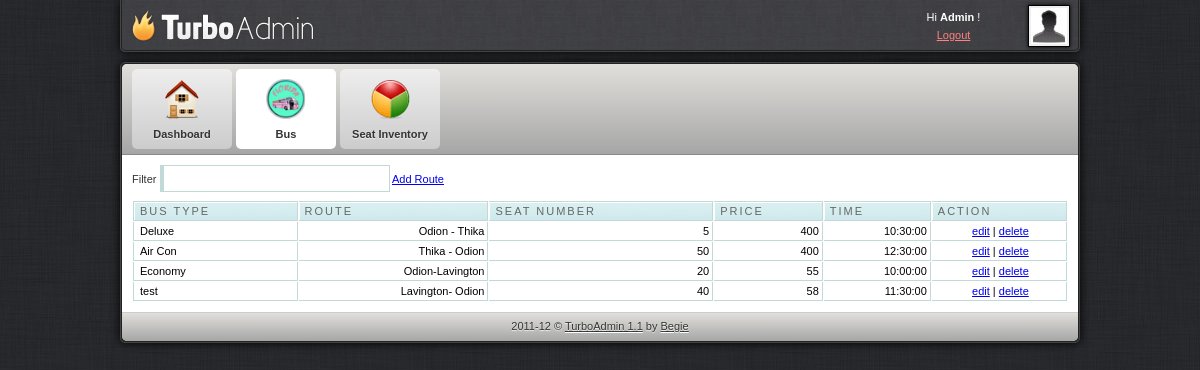
The page /admin/route.php (signed in) on the database its author committed.
### tables this page shows
CREATE TABLE `route` (
  `id` int(11) NOT NULL,
  `route` varchar(300) NOT NULL,
  `price` varchar(30) NOT NULL,
  `numseats` int(30) NOT NULL,
  `type` varchar(300) NOT NULL,
  `time` time NOT NULL
);

### admin/route.php (the view, shortened to what this page needs)
<html>
<head>
<link href="css/style.css" rel="stylesheet" type="text/css" />
<link rel="stylesheet" href="febe/style.css" type="text/css" media="screen" charset="utf-8">
<link href="src/facebox.css" media="screen" rel="stylesheet" type="text/css" />
</head>
<body>
	<div id="container">
		<div id="adminbar-outer" class="radius-bottom">
			<div id="adminbar" class="radius-bottom">
				<a id="logo" href="dashboard.php"></a>
				<div id="details">
					<a class="avatar" href="javascript: void(0)">
					<img width="36" height="36" alt="avatar" src="img/avatar.jpg">
					</a>
					<div class="tcenter">
					Hi
					<strong>Admin</strong>
					!
					<br>
					<a class="alightred" href="../index.php">Logout</a>
					</div>
				</div>
			</div>
		</div>
		<div id="panel-outer" class="radius" style="opacity: 1;">
			<div id="panel" class="radius">
				<ul class="radius-top clearfix" id="main-menu">
					<li>
						<a href="dashboard.php">
							<img alt="Dashboard" src="img/m-dashboard.png">
							<span>Dashboard</span>
						</a>
					</li>
					<li>
						<a class="active" href="route.php">
							<img alt="Statistics" src="img/m-custom.png">
							<span>Bus</span>
						</a>
					</li>
					<li>
						<a href="setinventory.php">
							<img alt="Statistics" src="img/m-statistics.png">
							<span>Seat Inventory</span>
						</a>
					</li>
				</ul>
				<div id="content" class="clearfix">
					<label for="filter">Filter</label> <input type="text" name="filter" value="" id="filter" />
					<a rel="facebox" href="addroute.php">Add Route</a>
					<table cellpadding="1" cellspacing="1" id="resultTable">
						<thead>
							<tr>
								<th  style="border-left: 1px solid #C1DAD7"> Bus Type </th>
								<th> Route </th>
								<th> Seat Number </th>
								<th> Price </th>
								<th> Time </th>
								<th> Action </th>
							</tr>
						</thead>
						<tbody>
						<?php
							include('../db.php');
							$result = mysqli_query($conn,"SELECT * FROM route");
							while($row = mysqli_fetch_array($result))
								{
									echo '<tr class="record">';
									echo '<td style="border-left: 1px solid #C1DAD7;">'.$row['type'].'</td>';
									echo '<td><div align="right">'.$row['route'].'</div></td>';
									echo '<td><div align="right">'.$row['numseats'].'</div></td>';
									echo '<td><div align="right">'.$row['price'].'</div></td>';
									echo '<td><div align="right">'.$row['time'].'</div></td>';
									echo '<td><div align="center"><a rel="facebox" href="editrutedetails.php?id='.$row['id'].'">edit</a> | <a href="#" id="'.$row['id'].'" class="delbutton" title="Click To Delete">delete</a></div></td>';
									echo '</tr>';
								}
							?>
						</tbody>
					</table>
				</div>
				<div id="footer" class="radius-bottom">
					2011-12 ©
					<a class="afooter-link" href="">TurboAdmin 1.1</a>
					by
					<a class="afooter-link" href="">Begie</a>
				</div>
			</div>
		</div>
	</div>
</body>
</html>

### admin/css/style.css (style rules this page uses)
html, body { background: url("../img/bg.jpg") repeat scroll 0 0 #333333; color: #333333; font-family: Arial,Helvetica,sans-serif; font-size: 11px; line-height: 1.6; margin:0; }
#container { margin: 0 auto; width: 960px; }
#login-container-outer, #container #adminbar-outer, #container #panel-outer { border: 1px solid #444444; box-shadow: 0 0 10px #000000; }
#container #adminbar-outer { background: none repeat scroll 0 0 #403F44; border-top: medium none; margin: 0 0 10px; }
.radius-bottom { border-bottom-left-radius: 5px; border-bottom-right-radius: 5px; }
#login-container, #container #adminbar, #container #panel { border: 1px solid #222222; }
#container #adminbar { background: url("../img/alter-bg.jpg") repeat scroll left top transparent; border-top: medium none; height: 50px; }
.clearfix { clear:both; }
#container #adminbar a#logo { background: url("../img/logo.png") no-repeat scroll left top transparent; display: block; float: left; height: 50px; width: 200px; }
#container #adminbar #details { color: #FFFFFF; float: right; height: 34px; line-height: 18px; padding: 8px; width: 184px; }
#container #adminbar #details a.avatar { background-color: #EEEEEE; border: 1px solid #000000; box-shadow: 0 0 4px #000000; display: block; float: right; height: 36px; margin: -3px 0 0 7px; padding: 2px; width: 36px; }
.tcenter { text-align: center; }
a.alightred { color: #FF8181; }
.radius { border-radius: 5px 5px 5px 5px; }
#container #panel ul#main-menu, #container #panel #footer, #login-extra { background-color: #D5D5D5; background-image: linear-gradient(#E0DFDB, #A6A6A6); }
ul#main-menu { border-bottom: 1px solid #888888; list-style: none outside none; margin: 0; padding: 0 10px; }
.radius-top { border-top-left-radius: 5px; border-top-right-radius: 5px; }
ul#main-menu li { float: left; margin: 5px 4px 5px 0; }
ul#main-menu li a.active { background: none repeat scroll 0 0 #FFFFFF; text-shadow: 0 1px 1px #FFFFFF; }
ul#main-menu li a { background: linear-gradient(#EEEEEE, #CCCCCC) repeat scroll 0 0 #EEEEEE; border-radius: 5px 5px 5px 5px; color: #333333; display: block; font-weight: bold; height: 80px; line-height: 1px; position: relative; text-align: center; text-shadow: 0 1px 1px #EEEEEE; width: 100px; text-decoration:none; }
ul#main-menu li a img { height: 40px; padding: 10px 15px 5px; width: 40px; }
ul#main-menu li a span { display: block; line-height: 20px; padding: 0 0 5px; }
#container #content { padding: 10px; background-color:#ffffff; }
#container #footer { border-top: 1px solid #CCCCCC; color: #333333; margin: 0; padding: 5px; text-align: center; text-shadow: 0 1px 1px #EEEEEE; }
a.afooter-link { color: #333333; text-shadow: 0 1px 1px #FFFFFF; }

### admin/febe/style.css (style rules this page uses)
#resultTable { background-color: white; margin-top: 8px; width: 100%; color:#000000; }
#resultTable th.sortable { background: url("bg_header.jpg") no-repeat scroll 0 0 #CAE8EA; border-bottom: 1px solid #C1DAD7; border-right: 1px solid #C1DAD7; border-top: 1px solid #C1DAD7; color: #4F6B72; font: normal 11px "Trebuchet MS",Verdana,Arial,Helvetica,sans-serif; letter-spacing: 2px; padding: 3px 3px 3px 6px; text-align: left; text-transform: uppercase; color: #666; cursor: pointer; text-decoration: none; }
#resultTable th { background: url("bg_header.jpg") no-repeat scroll 0 0 #CAE8EA; border-bottom: 1px solid #C1DAD7; border-right: 1px solid #C1DAD7; border-top: 1px solid #C1DAD7; color: #4F6B72; font: normal 11px "Trebuchet MS",Verdana,Arial,Helvetica,sans-serif; letter-spacing: 2px; padding: 3px 3px 3px 6px; text-align: left; text-transform: uppercase; color: #666; cursor: pointer; text-decoration: none; }
#resultTable td { border-bottom: 1px solid #C1DAD7; border-right: 1px solid #C1DAD7; padding: 3px 3px 3px 6px; font: normal 11px "Trebuchet MS",Verdana,Arial,Helvetica,sans-serif; }
#resultTable td.odd { font: normal 11px "Trebuchet MS",Verdana,Arial,Helvetica,sans-serif; }
#filter { width: 230px; border: 1px solid #C1DAD7; border-left: 4px solid #C1DAD7; padding:5px; background-image:url('../images/filter.gif'); background-repeat:no-repeat; background-position: 3px 5px; padding-left:20px; }
.clearfix { clear:both; }

### rows shown on the page
route: type "Deluxe", route "Odion - Thika", numseats "5", price "400", time "10:30:00"
route: type "Air Con", route "Thika - Odion", numseats "50", price "400", time "12:30:00"
route: type "Economy", route "Odion-Lavington", numseats "20", price "55", time "10:00:00"
route: type "test", route "Lavington- Odion", numseats "40", price "58", time "11:30:00"
